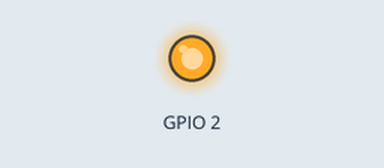
This sketch was run on a simulated ESP32. Parts: output pins drawn as LEDs (lit = HIGH). WiFi joins after 1.5 s; servers stay silent unless stated; uploads are accepted with an empty reply; what the sketch prints to the serial monitor is not drawn.

Above: at 0.1 s.
At 1.1 s:
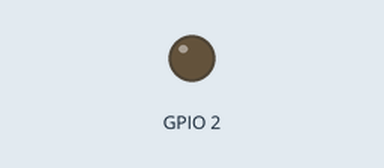
Timing chart, 0 to 2.6 s (numbered marks = the images above):
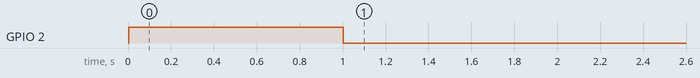

The sketch:

ver5.ino
```cpp
// /mt and /t command to set maxtoken and temperature
// wifi connecting blink led
// reduced number of line

#include <Arduino.h>
#include <WiFi.h>
#include <HTTPClient.h>
#include <ArduinoJson.h>
#include <WiFiClient.h>
#include <BlynkSimpleEsp32.h>

#define BLYNK_PRINT Serial
#define BLYNK_TEMPLATE_ID "TMPL3......."
#define BLYNK_TEMPLATE_NAME "New Tempkete"
#define BLYNK_AUTH_TOKEN "GwxIiAe......"
// function declaration
String performOpenAIRequest();
void parseOpenAIResponse(const String& response);
WidgetTerminal terminal(V10);
const char* ssid = "sanjay";
const char* password = "12345678";
const char* chatgpt_token = "sk-lFC.............";
int MAX_TOKENS = 5;
float TEMPERATURE = 0.0;
const char* MODEL_NAME = "text-davinci-003";

String chatgpt_Q = "Tell Hi";
String previousText;

String valueString;
int value;

BLYNK_WRITE(V10) {
  String command = param.asStr();
  if (command.startsWith("/mt ")) {
    valueString = command.substring(4);
    value = valueString.toInt();
    if (value >= 5) {
      terminal.println("Maxtoken set to : " + String(value));
      MAX_TOKENS = value;
    } else terminal.println("Minumum MAXToken is 5");
  } else if (command.startsWith("/t ")) {
    valueString = command.substring(3);
    float floatValue = valueString.toFloat();

    if (floatValue < 0 && floatValue > 1) terminal.println("temperature must be within 0 to 1\n");
    else {
      terminal.println("temperature set to : " + String(floatValue));
      TEMPERATURE = floatValue;
    }
  } else {

    chatgpt_Q = param.asStr();

    terminal.println("\nResponse is being Generated\n");
  }
}

void setup() {
  Serial.begin(115200);

  setupWiFi();
  connectToBlynk();
}

void loop() {
  Blynk.run();

  if (chatgpt_Q != previousText) {
    String response = performOpenAIRequest();
    parseOpenAIResponse(response);
  }
}


void blinkled() {
  digitalWrite(2, HIGH);  // Turn on the LED
  delay(1000);            // Wait for 1 second
  digitalWrite(2, LOW);   // Turn off the LED
  delay(1000);
}

// function defination
void setupWiFi() {
  pinMode(2, OUTPUT);
  WiFi.mode(WIFI_STA);
  WiFi.disconnect();
  while (!Serial)
    ;

  // Wait for WiFi connection
  WiFi.begin(ssid, password);
  Serial.print("Connecting to ");
  Serial.println(ssid);
  while (WiFi.status() != WL_CONNECTED) {
    blinkled();
    Serial.print(".");
  }
  terminal.println("Connected to WiFi \n");
  terminal.println("\ninitially MAX_TOKEN is SET to" + String(MAX_TOKENS) + "\nYou can change it anytime using /mt command with a value ranging between 0 and 1");
  Serial.println("Connected");
  Serial.print("IP address: ");
  Serial.println(WiFi.localIP());
}

void connectToBlynk() {
  Blynk.config(BLYNK_AUTH_TOKEN);
  Blynk.connect();
}

String performOpenAIRequest() {
  HTTPClient https;

  Serial.print("[HTTPS] begin...\n");
  if (https.begin("https://api.openai.com/v1/completions")) {  // HTTPS

    https.addHeader("Content-Type", "application/json");
    String token_key = String("Bearer ") + chatgpt_token;
    https.addHeader("Authorization", token_key);

    String payload = "{\"model\": \"" + String(MODEL_NAME) + "\", \"prompt\": \"" + chatgpt_Q + "\", \"temperature\": " + String(TEMPERATURE) + ", \"max_tokens\": " + String(MAX_TOKENS) + "}";

    Serial.print("[HTTPS] POST...\n");
    int httpCode = https.POST(payload);

    if (httpCode == HTTP_CODE_OK || httpCode == HTTP_CODE_MOVED_PERMANENTLY) {
      String response = https.getString();
      // Serial.println(response);
      https.end();
      return response;
    } else {
      Serial.printf("[HTTPS] POST... failed, error: %s\n", https.errorToString(httpCode).c_str());
    }

    https.end();
  } else {
    Serial.printf("[HTTPS] Unable to connect\n");
  }

  return "";
}

void parseOpenAIResponse(const String& response) {
  // Parse the JSON response
  DynamicJsonDocument jsonDoc(1024);
  DeserializationError error = deserializeJson(jsonDoc, response);

  if (error) {
    Serial.print("deserializeJson() failed: ");
    Serial.println(error.c_str());
    return;
  }

  // Extract the required information
  int promptTokens = jsonDoc["usage"]["prompt_tokens"].as<int>();
  int completionTokens = jsonDoc["usage"]["completion_tokens"].as<int>();
  int totalTokens = jsonDoc["usage"]["total_tokens"].as<int>();
  String text = jsonDoc["choices"][0]["text"].as<String>();

  // Print the extracted information
  Serial.println("Prompt Tokens: " + String(promptTokens) + "\nCompletion Tokens: " + String(completionTokens) + "\nTotal Tokens: " + String(totalTokens) + "\nText: " + text);
  terminal.println("\nUsage : \n Prompt Tokens: " + String(promptTokens) + "\nCompletion Tokens: " + String(completionTokens) + + "\nTotal Tokens: " + String(totalTokens));
  terminal.println("Your text : " + chatgpt_Q);
  terminal.println("Response is:" + text);
  previousText = chatgpt_Q;
}
```
